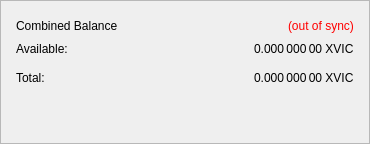
                                                                            <widget class="QFrame" name="frame_CombinedBalances">
                                                                                <property name="sizePolicy">
                                                                                    <sizepolicy hsizetype="Expanding" vsizetype="Expanding">
                                                                                        <horstretch>0</horstretch>
                                                                                        <verstretch>0</verstretch>
                                                                                    </sizepolicy>
                                                                                </property>
                                                                                <property name="minimumSize">
                                                                                    <size>
                                                                                        <width>370</width>
                                                                                        <height>0</height>
                                                                                    </size>
                                                                                </property>
                                                                                <property name="frameShape">
                                                                                    <enum>QFrame::StyledPanel</enum>
                                                                                </property>
                                                                                <property name="frameShadow">
                                                                                    <enum>QFrame::Raised</enum>
                                                                                </property>
                                                                                <layout class="QVBoxLayout" name="verticalLayout_5">
                                                                                    <property name="leftMargin">
                                                                                        <number>15</number>
                                                                                    </property>
                                                                                    <property name="topMargin">
                                                                                        <number>15</number>
                                                                                    </property>
                                                                                    <property name="rightMargin">
                                                                                        <number>15</number>
                                                                                    </property>
                                                                                    <property name="bottomMargin">
                                                                                        <number>15</number>
                                                                                    </property>
                                                                                    <item>
                                                                                        <layout class="QHBoxLayout" name="horizontalLayout_5" stretch="0,0,0">
                                                                                            <item>
                                                                                                <widget class="QLabel" name="label_5z">
                                                                                                    <property name="minimumSize">
                                                                                                        <size>
                                                                                                            <width>170</width>
                                                                                                            <height>20</height>
                                                                                                        </size>
                                                                                                    </property>
                                                                                                    <property name="font">
                                                                                                        <font/>
                                                                                                    </property>
                                                                                                    <property name="toolTip">
                                                                                                        <string>Combined Balance (including unconfirmed and immature coins)</string>
                                                                                                    </property>
                                                                                                    <property name="text">
                                                                                                        <string>Combined Balance</string>
                                                                                                    </property>
                                                                                                </widget>
                                                                                            </item>
                                                                                            <item>
                                                                                                <spacer name="horizontalSpacer_1">
                                                                                                    <property name="orientation">
                                                                                                        <enum>Qt::Horizontal</enum>
                                                                                                    </property>
                                                                                                    <property name="sizeHint" stdset="0">
                                                                                                        <size>
                                                                                                            <width>40</width>
                                                                                                            <height>20</height>
                                                                                                        </size>
                                                                                                    </property>
                                                                                                </spacer>
                                                                                            </item>
                                                                                            <item>
                                                                                                <widget class="QLabel" name="labelWalletStatus">
                                                                                                    <property name="cursor">
                                                                                                        <cursorShape>WhatsThisCursor</cursorShape>
                                                                                                    </property>
                                                                                                    <property name="toolTip">
                                                                                                        <string>The displayed information may be out of date. Your wallet automatically synchronizes with the XVIC network after a connection is established, but this process has not completed yet.</string>
                                                                                                    </property>
                                                                                                    <property name="styleSheet">
                                                                                                        <string notr="true">QLabel { color: red; }</string>
                                                                                                    </property>
                                                                                                    <property name="text">
                                                                                                        <string notr="true">(out of sync)</string>
                                                                                                    </property>
                                                                                                    <property name="alignment">
                                                                                                        <set>Qt::AlignLeading|Qt::AlignLeft|Qt::AlignVCenter</set>
                                                                                                    </property>
                                                                                                </widget>
                                                                                            </item>
                                                                                        </layout>
                                                                                    </item>
                                                                                    <item>
                                                                                        <layout class="QGridLayout" name="gridLayout_3">
                                                                                            <property name="spacing">
                                                                                                <number>12</number>
                                                                                            </property>
                                                                                            <item row="1" column="0">
                                                                                                <widget class="QLabel" name="labelBalanceTextz">
                                                                                                    <property name="text">
                                                                                                        <string>Available:</string>
                                                                                                    </property>
                                                                                                </widget>
                                                                                            </item>
                                                                                            <item row="2" column="0">
                                                                                                <widget class="QLabel" name="labelTotalTextz">
                                                                                                    <property name="text">
                                                                                                        <string>Total:</string>
                                                                                                    </property>
                                                                                                </widget>
                                                                                            </item>
                                                                                            <item row="2" column="2">
                                                                                                <widget class="QLabel" name="labelTotalz">
                                                                                                    <property name="font">
                                                                                                        <font/>
                                                                                                    </property>
                                                                                                    <property name="cursor">
                                                                                                        <cursorShape>IBeamCursor</cursorShape>
                                                                                                    </property>
                                                                                                    <property name="toolTip">
                                                                                                        <string>Total Balance, including all unavailable coins.</string>
                                                                                                    </property>
                                                                                                    <property name="text">
                                                                                                        <string notr="true">0.000 000 00 XVIC</string>
                                                                                                    </property>
                                                                                                    <property name="alignment">
                                                                                                        <set>Qt::AlignLeading|Qt::AlignLeft|Qt::AlignVCenter</set>
                                                                                                    </property>
                                                                                                    <property name="textInteractionFlags">
                                                                                                        <set>Qt::LinksAccessibleByMouse|Qt::TextSelectableByKeyboard|Qt::TextSelectableByMouse</set>
                                                                                                    </property>
                                                                                                </widget>
                                                                                            </item>
                                                                                            <item row="2" column="1">
                                                                                                <spacer name="horizontalSpacer_2">
                                                                                                    <property name="orientation">
                                                                                                        <enum>Qt::Horizontal</enum>
                                                                                                    </property>
                                                                                                    <property name="sizeHint" stdset="0">
                                                                                                        <size>
                                                                                                            <width>40</width>
                                                                                                            <height>20</height>
                                                                                                        </size>
                                                                                                    </property>
                                                                                                </spacer>
                                                                                            </item>
                                                                                            <item row="1" column="2">
                                                                                                <widget class="QLabel" name="labelBalancez">
                                                                                                    <property name="font">
                                                                                                        <font/>
                                                                                                    </property>
                                                                                                    <property name="cursor">
                                                                                                        <cursorShape>IBeamCursor</cursorShape>
                                                                                                    </property>
                                                                                                    <property name="toolTip">
                                                                                                        <string>Your current spendable balance</string>
                                                                                                    </property>
                                                                                                    <property name="text">
                                                                                                        <string notr="true">0.000 000 00 XVIC</string>
                                                                                                    </property>
                                                                                                    <property name="alignment">
                                                                                                        <set>Qt::AlignLeading|Qt::AlignLeft|Qt::AlignVCenter</set>
                                                                                                    </property>
                                                                                                    <property name="textInteractionFlags">
                                                                                                        <set>Qt::LinksAccessibleByMouse|Qt::TextSelectableByKeyboard|Qt::TextSelectableByMouse</set>
                                                                                                    </property>
                                                                                                </widget>
                                                                                            </item>
                                                                                        </layout>
                                                                                    </item>
                                                                                    <item>
                                                                                        <spacer name="verticalSpacer_1">
                                                                                            <property name="orientation">
                                                                                                <enum>Qt::Vertical</enum>
                                                                                            </property>
                                                                                            <property name="sizeType">
                                                                                                <enum>QSizePolicy::Expanding</enum>
                                                                                            </property>
                                                                                            <property name="sizeHint" stdset="0">
                                                                                                <size>
                                                                                                    <width>20</width>
                                                                                                    <height>40</height>
                                                                                                </size>
                                                                                            </property>
                                                                                        </spacer>
                                                                                    </item>
                                                                                </layout>
                                                                            </widget>
